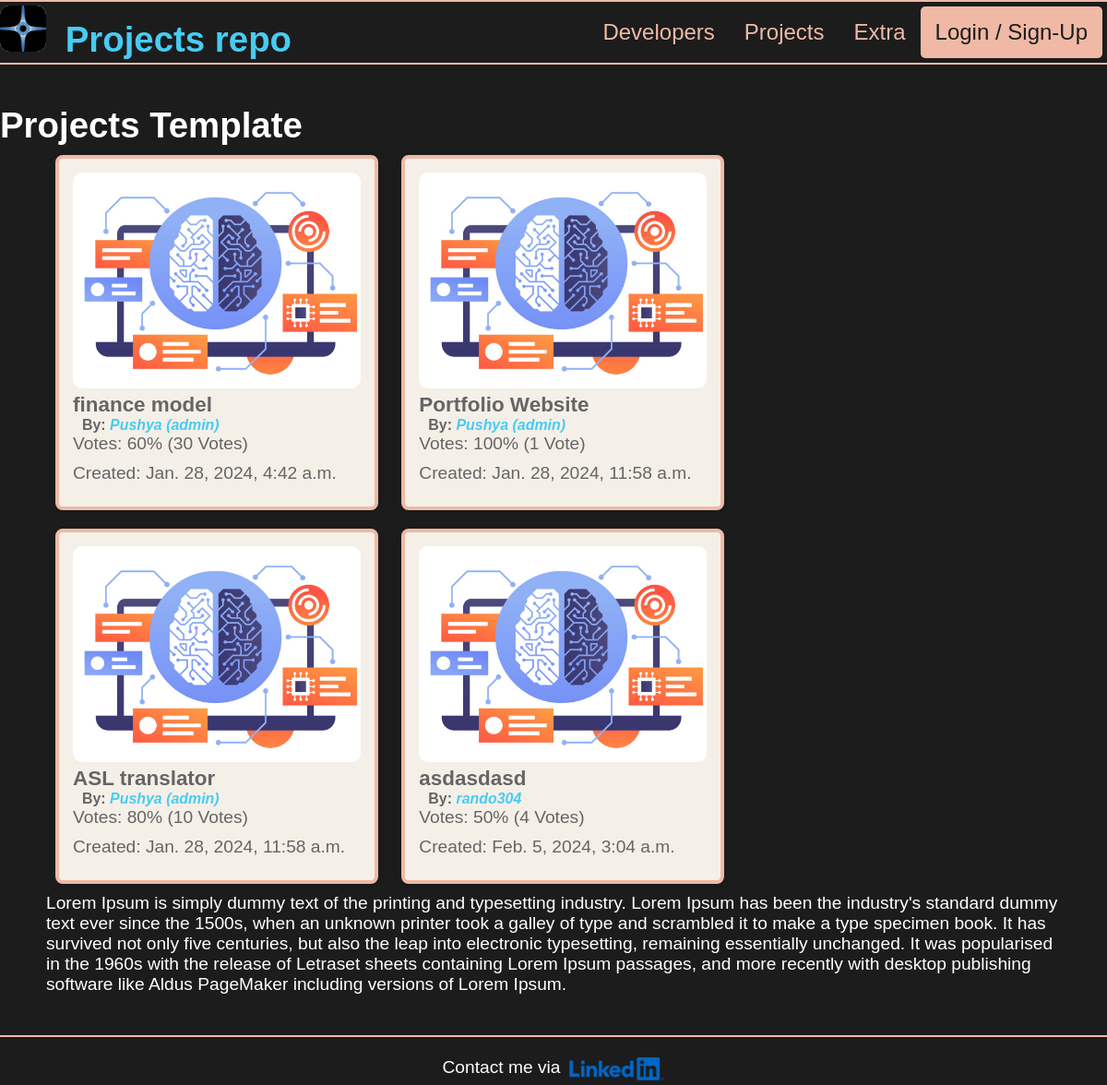
/projects/, run on the app's committed database.
### projects/models.py (models this page shows, shortened)
class Project(models.Model):
    owner = models.ForeignKey(Profile, null = True, blank = True,
                              on_delete = models.SET_NULL) # might wanna keep the projects
    title = models.CharField(max_length=200)
    description = models.TextField(null=True, blank = True)
    feature_image = models.ImageField(null = True, blank = True, default = "default.jpg")
    demo_link = models.CharField(max_length=2000, blank = True)
    source_link = models.CharField(max_length=2000, null=True, blank = True)
    tags = models.ManyToManyField('Tag', blank = True)
    vote_total = models.IntegerField(default = 0, null = True, blank = True)
    vote_ratio = models.IntegerField(default = 0, null = True, blank = True,
                                     validators = [MaxValueValidator(100)])
    created = models.DateTimeField(auto_now_add=True)
    id = models.UUIDField(default=uuid.uuid4, unique=True,
                          primary_key=True, editable=False)

### users/models.py (models this page shows)
class Profile(models.Model):
    user = models.OneToOneField(User, on_delete=models.CASCADE,
                                null = True, blank = True)
    name = models.CharField(max_length=200, blank = True, null = True)
    username = models.CharField(max_length=200, blank = True, null = True)
    location = models.CharField(max_length=200, blank = True, null = True)
    email = models.EmailField(max_length=500, blank = True, null = True) # looks for @ and . something
    short_intro = models.CharField(max_length=200, blank = True, null = True)
    bio = models.TextField(blank = True, null = True)
    profile_image = models.ImageField(null = True, blank = True, upload_to = 'profiles/', default = 'profiles/user-default.png')
    social_github = models.CharField(max_length=200, blank = True, null = True)
    social_linkedin = models.CharField(max_length=200, blank = True, null = True)
    social_website = models.CharField(max_length=200, blank = True, null = True)
    created = models.DateTimeField(auto_now_add=True)
    id = models.UUIDField(default=uuid.uuid4, unique=True,
                          primary_key=True, editable=False)
    def __str__(self):
        return str(self.username)

### projects/views.py (the view)
# urls.py: path('', views.projects, name="projects"),
def projects(request):
    projects = Project.objects.all()
    context = {'projects':projects}
    return render(request, 'projects/projects.html', context)

### projects/templates/projects/projects.html
{% extends 'main.html' %}
{% block content %}
<h1>Projects Template</h1>
<div style = "margin-left: 50px; margin-right: 50px; max-width: 1920px;">
{% for project in projects %}
    <div class="project-card">
        <div class ="project-card-link"><a href="{% url 'project' project.id %}">
            <center><img src= "{{ project.feature_image.url }}" class="project-image"></center>
            <h3> {{ project.title }}</h3>
        </a></div>
        <h5> By:
            <a href = "{% url 'user-profile' project.owner.id %}" style = "text-decoration: wavy;">
                <i>{{ project.owner }}</i>
            </a></h5>
        <p>Votes: {{ project.vote_ratio }}% ({{ project.vote_total }} Vote{{ project.vote_total|pluralize:"s" }})</p>
        <p>Created: {{ project.created }}</p>
    </div>
{% endfor %}
<p>Lorem Ipsum is simply dummy text of the printing and typesetting industry. Lorem Ipsum has been the industry's standard dummy text ever since the 1500s, when an unknown printer took a galley of type and scrambled it to make a type specimen book. It has survived not only five centuries, but also the leap into electronic typesetting, remaining essentially unchanged. It was popularised in the 1960s with the release of Letraset sheets containing Lorem Ipsum passages, and more recently with desktop publishing software like Aldus PageMaker including versions of Lorem Ipsum.</p>
</div>
{% endblock content %}

### static/styles/main.css (style rules this page uses)
:root { --tag_pad: 5px; }
body { background-color: #1c1c1d; color: #fff; font-family: Cambria; font-size: larger; }
a:link { color:#48cbf2 }

### static/styles/projects.css (style rules this page uses)
:root { --project-color: #656565; }
.project-card { background-color: #f4f0e8; color: var(--project-color); border: 4px solid #f0b9a5; border-radius: 8px; padding: 15px; margin: 10px; width: 350px; box-shadow: 0 4px 8px rgba(0, 0, 0, 0.1); display: inline-block; vertical-align: top; }
.project-image { max-width: 100%; height: auto; border-radius: 10px; }
.project-card h3 { margin-top: 0; margin-bottom:0; }
.project-card h5 { margin-top: 0; margin-left: 10px; }
.project-card p { margin-bottom: 10px; }
.project-card-link a { color: var(--project-color); text-decoration: none; }

### static/styles/profiles.css (style rules this page uses)
:root { --profile-color: #656565; }

### static/styles/forms.css (style rules this page uses)
* { margin: 0; padding: 0; box-sizing: border-box; font-family: 'Cambria', sans-serif; }

### data on the page
Project: feature_image (placeholder picture), title "finance model", owner "Pushya (admin)", vote_ratio "60", vote_total "30", created "Jan. 28, 2024, 4:42 a.m."
Project: feature_image (placeholder picture), title "Portfolio Website", owner "Pushya (admin)", vote_ratio "100", vote_total "1", created "Jan. 28, 2024, 11:58 a.m."
Project: feature_image (placeholder picture), title "ASL translator", owner "Pushya (admin)", vote_ratio "80", vote_total "10", created "Jan. 28, 2024, 11:58 a.m."
Project: feature_image (placeholder picture), title "asdasdasd", owner "rando304", vote_ratio "50", vote_total "4", created "Feb. 5, 2024, 3:04 a.m."
